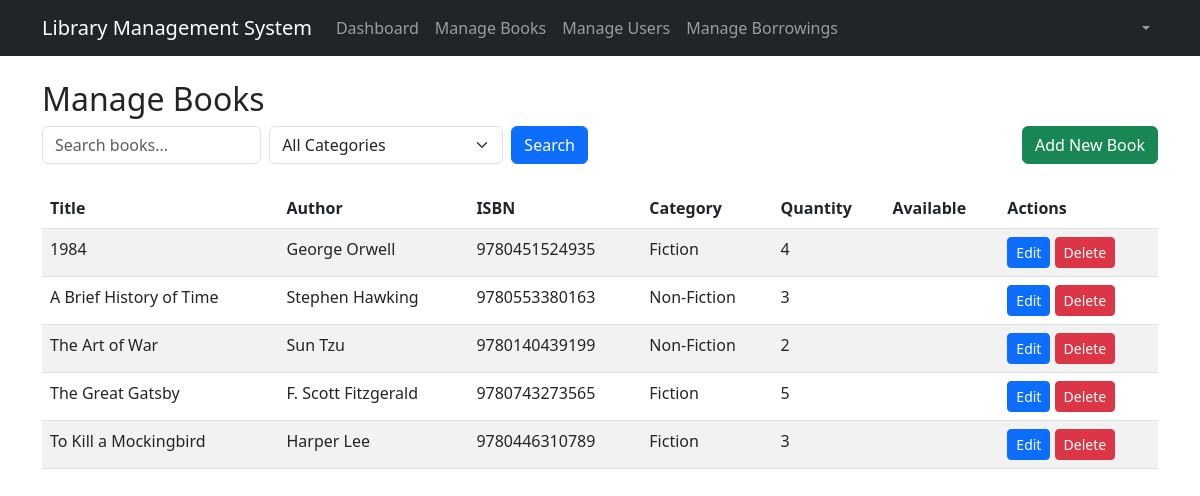
Screenshot of /admin/manage_books.php (signed in) with the database file from the repository.
### tables this page shows
CREATE TABLE IF NOT EXISTS books (
    id INT PRIMARY KEY AUTO_INCREMENT,
    title VARCHAR(255) NOT NULL,
    author VARCHAR(100) NOT NULL,
    isbn VARCHAR(13) UNIQUE NOT NULL,
    category VARCHAR(50) NOT NULL,
    quantity INT NOT NULL DEFAULT 1,
    available_quantity INT NOT NULL DEFAULT 1,
    price DECIMAL(10,2) NOT NULL,
    created_at TIMESTAMP DEFAULT CURRENT_TIMESTAMP,
    updated_at TIMESTAMP DEFAULT CURRENT_TIMESTAMP ON UPDATE CURRENT_TIMESTAMP
);

### src/Database.php (called while the page is built, shortened)
<?php
class Database {
    private static $instance = null;
    private $pdo;
    private $stmt;
    private function connect() {
        try {
            $dsn = "mysql:host=" . DB_HOST . ";dbname=" . DB_NAME . ";charset=utf8mb4";
            $this->pdo = new \PDO($dsn, DB_USER, DB_PASS, [
                \PDO::ATTR_ERRMODE => \PDO::ERRMODE_EXCEPTION,
                \PDO::ATTR_DEFAULT_FETCH_MODE => \PDO::FETCH_ASSOC,
                \PDO::ATTR_EMULATE_PREPARES => false
            ]);
        } catch (\PDOException $e) {
            error_log("Database connection error: " . $e->getMessage());
            throw new \Exception("Database connection failed: " . $e->getMessage());
        }
    }
    public static function getInstance() {
        if (self::$instance === null) {
            self::$instance = new self();
        }
        return self::$instance;
    }
    public function query($sql) {
        try {
            $this->stmt = $this->pdo->prepare($sql);
            return $this;
        } catch (\PDOException $e) {
            error_log("Query preparation failed: " . $e->getMessage() . "\nQuery: " . $sql);
            throw new \Exception("Query preparation failed: " . $e->getMessage());
        }
    }
    public function execute() {
        try {
            return $this->stmt->execute();
        } catch (\PDOException $e) {
            error_log("Query execution failed: " . $e->getMessage());
            throw new \Exception("Query execution failed: " . $e->getMessage());
        }
    }
    public function fetchAll() {
        try {
            $this->execute();
            return $this->stmt->fetchAll();
        } catch (\PDOException $e) {
            error_log("FetchAll failed: " . $e->getMessage());
            throw new \Exception("FetchAll failed: " . $e->getMessage());
        }
    }
}

### src/Book.php (called while the page is built, shortened)
<?php
class Book {
    private $db;
    public function __construct() {
        $this->db = Database::getInstance();
    }
    public function getAll($filters = []) {
        try {
            $sql = "SELECT * FROM books WHERE 1=1";
            $params = [];
            $sql .= " ORDER BY title ASC";
            $this->db->query($sql);
            return $this->db->fetchAll();
        } catch (\Exception $e) {
            error_log("Error fetching books: " . $e->getMessage());
            throw new \Exception("Failed to fetch books");
        }
    }
}

### admin/manage_books.php (the view, shortened to what this page needs)
<?php
require_once '../src/Database.php';
require_once '../src/Book.php';
$book = new Book();
try {
    $filters = [];
    $books = $book->getAll($filters);
} catch (\Exception $e) {
    $error = "Failed to fetch books";
    error_log("Error fetching books: " . $e->getMessage());
    $books = [];
}
?>
<!DOCTYPE html>
<html lang="en">
<head>
    <link href="https://cdn.jsdelivr.net/npm/bootstrap@5.3.0/dist/css/bootstrap.min.css" rel="stylesheet">
    <link href="../assets/css/style.css" rel="stylesheet">
</head>
<body>
    <?php include 'includes/header.php'; ?>
    <div class="container mt-4">
        <h2>Manage Books</h2>
        <div class="row mb-4">
            <div class="col-md-6">
                <form method="GET" class="d-flex">
                    <input type="text" name="search" class="form-control me-2" placeholder="Search books..." value="<?php echo htmlspecialchars($_GET['search'] ?? ''); ?>">
                    <select name="category" class="form-select me-2">
                        <option value="">All Categories</option>
                    </select>
                    <button type="submit" class="btn btn-primary">Search</button>
                </form>
            </div>
            <div class="col-md-6 text-end">
                <button type="button" class="btn btn-success" data-bs-toggle="modal" data-bs-target="#addBookModal">
                    Add New Book
                </button>
            </div>
        </div>
        <div class="table-responsive">
            <table class="table table-striped">
                <thead>
                    <tr>
                        <th>Title</th>
                        <th>Author</th>
                        <th>ISBN</th>
                        <th>Category</th>
                        <th>Quantity</th>
                        <th>Available</th>
                        <th>Actions</th>
                    </tr>
                </thead>
                <tbody>
                    <?php foreach ($books as $book): ?>
                    <tr>
                        <td><?php echo htmlspecialchars($book['title']); ?></td>
                        <td><?php echo htmlspecialchars($book['author']); ?></td>
                        <td><?php echo htmlspecialchars($book['isbn']); ?></td>
                        <td><?php echo htmlspecialchars($book['category']); ?></td>
                        <td><?php echo htmlspecialchars($book['quantity']); ?></td>
                        <td><?php echo htmlspecialchars($book['available']); ?></td>
                        <td>
                            <button type="button" class="btn btn-sm btn-primary"
                                    data-bs-toggle="modal"
                                    data-bs-target="#editBookModal"
                                    data-book='<?php echo htmlspecialchars(json_encode($book)); ?>'>
                                Edit
                            </button>
                            <form method="POST" class="d-inline" onsubmit="return confirm('Are you sure you want to delete this book?');">
                                <button type="submit" class="btn btn-sm btn-danger">Delete</button>
                            </form>
                        </td>
                    </tr>
                    <?php endforeach; ?>
                </tbody>
            </table>
        </div>
    </div>
</body>
</html>

### admin/includes/header.php (shortened to what this page needs)
<nav class="navbar navbar-expand-lg navbar-dark bg-dark">
    <div class="container">
        <a class="navbar-brand" href="dashboard.php">Library Management System</a>
        <div class="collapse navbar-collapse" id="navbarNav">
            <ul class="navbar-nav me-auto">
                <li class="nav-item">
                    <a class="nav-link" href="dashboard.php">Dashboard</a>
                </li>
                <li class="nav-item">
                    <a class="nav-link" href="manage_books.php">Manage Books</a>
                </li>
                <li class="nav-item">
                    <a class="nav-link" href="manage_users.php">Manage Users</a>
                </li>
                <li class="nav-item">
                    <a class="nav-link" href="manage_borrowings.php">Manage Borrowings</a>
                </li>
            </ul>
            <ul class="navbar-nav">
                <li class="nav-item dropdown">
                    <a class="nav-link dropdown-toggle" href="#" id="navbarDropdown" role="button" data-bs-toggle="dropdown">
                    </a>
                </li>
            </ul>
        </div>
    </div>
</nav>

### assets/css/style.css (style rules this page uses)
body { min-height: 100vh; display: flex; flex-direction: column; }

### rows the page displays
books: title "1984", author "George Orwell", isbn "9780451524935", category "Fiction", quantity "4"
books: title "A Brief History of Time", author "Stephen Hawking", isbn "9780553380163", category "Non-Fiction", quantity "3"
books: title "The Art of War", author "Sun Tzu", isbn "9780140439199", category "Non-Fiction", quantity "2"
books: title "The Great Gatsby", author "F. Scott Fitzgerald", isbn "9780743273565", category "Fiction", quantity "5"
books: title "To Kill a Mockingbird", author "Harper Lee", isbn "9780446310789", category "Fiction", quantity "3"
